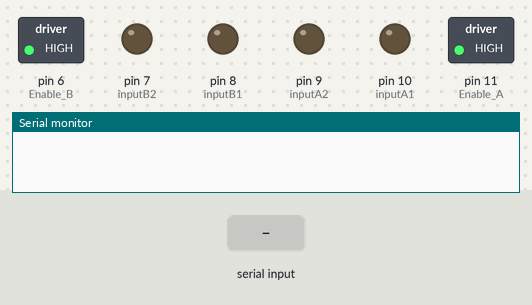
A sketch run on a simulated Arduino Uno, built with avr-gcc and run on an emulated ATmega328P. Shown: switched loads named in the sketch (green lamp = pin HIGH), output pins drawn as LEDs (lit = HIGH), the last lines printed to the serial monitor. Inputs (shaded band) come from the test bench.

Above: at 1.2 s.
1.3 s: "F" received over the second serial link
At 2.5 s:
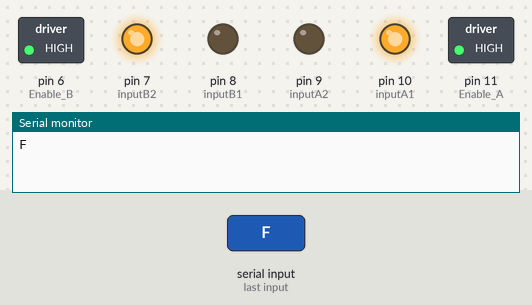
2.8 s: "B" received over the second serial link
At 3.7 s:
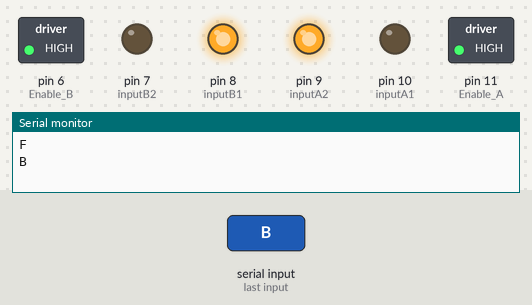
4.3 s: "R" received over the second serial link
At 4.8 s:
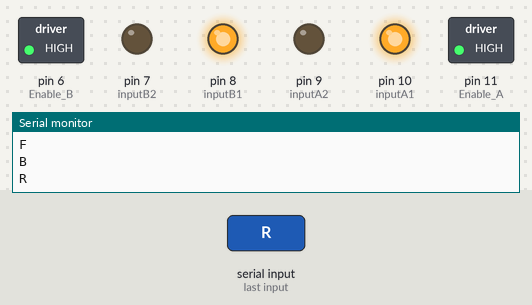
5.8 s: "L" received over the second serial link
At 7.0 s:
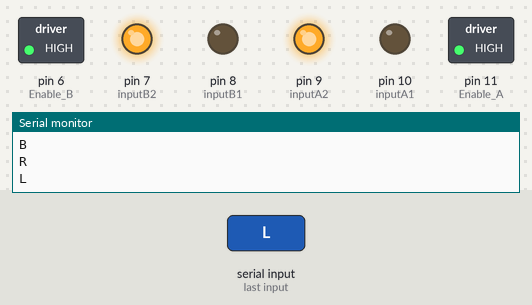
7.3 s: "1" received over the second serial link
At 8.3 s:
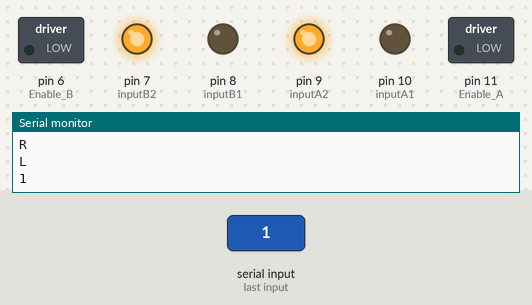
Timing chart, 0 to 9.8 s (numbered marks = the images above; inputs shaded):
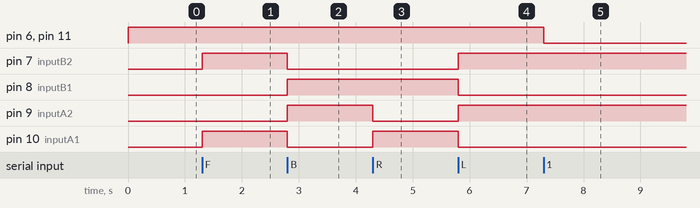

The sketch:

car_move.ino
```cpp
const int Enable_A = 11;
const int Enable_B = 6;
const int inputA1 = 10;
const int inputA2 = 9;
const int inputB1 = 8;
const int inputB2 = 7;

#include <SoftwareSerial.h>

SoftwareSerial BTSerial(2, 3);  // RX | TX


void setup() {

  BTSerial.begin(9600);
  Serial.begin(9600);

  pinMode(Enable_A, OUTPUT);
  pinMode(Enable_B, OUTPUT);
  pinMode(inputA1, OUTPUT);
  pinMode(inputA2, OUTPUT);
  pinMode(inputB1, OUTPUT);
  pinMode(inputB2, OUTPUT);


  digitalWrite(Enable_A, HIGH);
  digitalWrite(Enable_B, HIGH);
}
void loop() {

  if (BTSerial.available()) {

    char receivedChar = BTSerial.read();
    Serial.println(receivedChar);
    if (receivedChar == 'F') {
      ileri();
    } else if (receivedChar == 'B') {
      geri();
    } else if (receivedChar == 'R') {
      sag();
    } else if (receivedChar == 'L') {
      sol();
    } else {
      dur();
    }
  }
}

void dur() {
  digitalWrite(Enable_A, 0);
  digitalWrite(Enable_B, 0);
}

void calis() {
  digitalWrite(Enable_A, 1);
  digitalWrite(Enable_B, 1);
}

void geri() {


  calis();
  //----------Run motors-----------//
  digitalWrite(inputA1, 0);
  digitalWrite(inputA2, 1);
  digitalWrite(inputB1, 1);
  digitalWrite(inputB2, 0);
}

void ileri() {
  calis();
  //----------Run motors-----------//
  digitalWrite(inputA1, 1);
  digitalWrite(inputA2, 0);
  digitalWrite(inputB1, 0);
  digitalWrite(inputB2, 1);
}

void sol() {
  calis();

  //----------Run motors-----------//
  digitalWrite(inputA1, 0);
  digitalWrite(inputA2, 1);
  digitalWrite(inputB1, 0);
  digitalWrite(inputB2, 1);
}

void sag() {
  calis();

  //----------Run motors-----------//
  digitalWrite(inputA1, 1);
  digitalWrite(inputA2, 0);
  digitalWrite(inputB1, 1);
  digitalWrite(inputB2, 0);
}
```

Measured:
- after the input at 1.3 s, pin 7 (inputB2), pin 10 (inputA1): LOW → HIGH at once
- after the input at 2.8 s, pin 7 (inputB2), pin 10 (inputA1): HIGH → LOW at once; pin 8 (inputB1), pin 9 (inputA2): LOW → HIGH at once
- after the input at 4.3 s, pin 9 (inputA2): HIGH → LOW at once; pin 10 (inputA1): LOW → HIGH at once
- after the input at 5.8 s, pin 7 (inputB2), pin 9 (inputA2): LOW → HIGH at once; pin 8 (inputB1), pin 10 (inputA1): HIGH → LOW at once
- after the input at 7.3 s, pin 6 (Enable_B), pin 11 (Enable_A): HIGH → LOW at once
